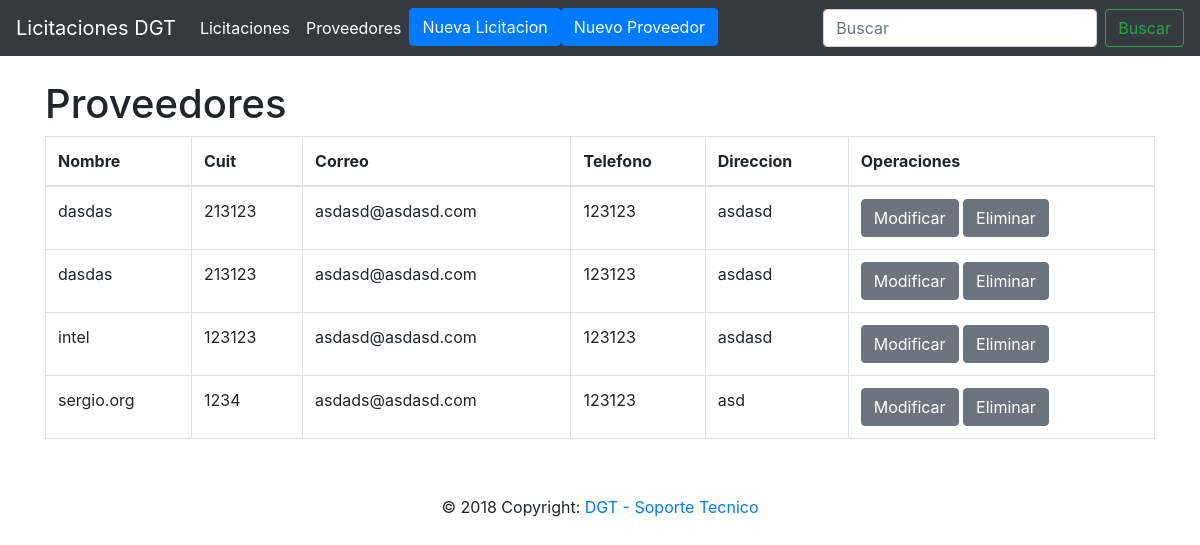
/licitaciones/listado/proveedores, run on the app's committed database.
### polls/models.py (models this page shows, shortened)
class proveedor(models.Model):
	nombre = models.CharField(max_length=100)
	cuit = models.IntegerField()
	correo = models.EmailField()
	telefono = models.CharField(max_length=100)
	direccion = models.CharField(max_length=100, null=True)

### polls/views.py (the view)
# urls.py: path('listado/proveedores', views.list_proveedores, name='list_proveedores'),
def list_proveedores(request):
	list_proveedores = proveedor.objects.all()
	return render(request, 'proveedores/list_proveedores.html', {'list_proveedores':list_proveedores})

### polls/templates/proveedores/list_proveedores.html
{% extends 'base.html' %}
{% block content %}
<div class="container">
	<h1>Proveedores</h1>
	<table class="table table-bordered">
		<thead>
			<th scope="col">Nombre</th>
			<th scope="col">Cuit</th>
			<th scope="col">Correo</th>
			<th scope="col">Telefono</th>
			<th scope="col">Direccion</th>
			<th scope="col">Operaciones</th>
		</thead>
		<tbody>
			{% if list_proveedores %}
			{% for objects in list_proveedores %}
			<tr>
			<td scope="row">{{objects.nombre}}</td>
			<td scope="row">{{objects.cuit}}</td>
			<td scope="row">{{objects.correo}}</td>
			<td scope="row">{{objects.telefono}}</td>
			<td scope="row">{{objects.direccion}}</td>
			<td scope="row">
				<button class="btn btn-secondary" type="submit">Modificar</button>
				<button class="btn btn-secondary" type="submit">Eliminar</button>
			</td>
			</tr>
			{% endfor %}
		</tbody>
		{% else %}
		<td>No hay proveedores</td>
		{% endif %}
	</table>
</div>
{% endblock %}

### data on the page
proveedor: nombre "dasdas", cuit "213123", correo "asdasd@asdasd.com", telefono "123123", direccion "asdasd"
proveedor: nombre "dasdas", cuit "213123", correo "asdasd@asdasd.com", telefono "123123", direccion "asdasd"
proveedor: nombre "intel", cuit "123123", correo "asdasd@asdasd.com", telefono "123123", direccion "asdasd"
proveedor: nombre "sergio.org", cuit "1234", correo "asdads@asdasd.com", telefono "123123", direccion "asd"
